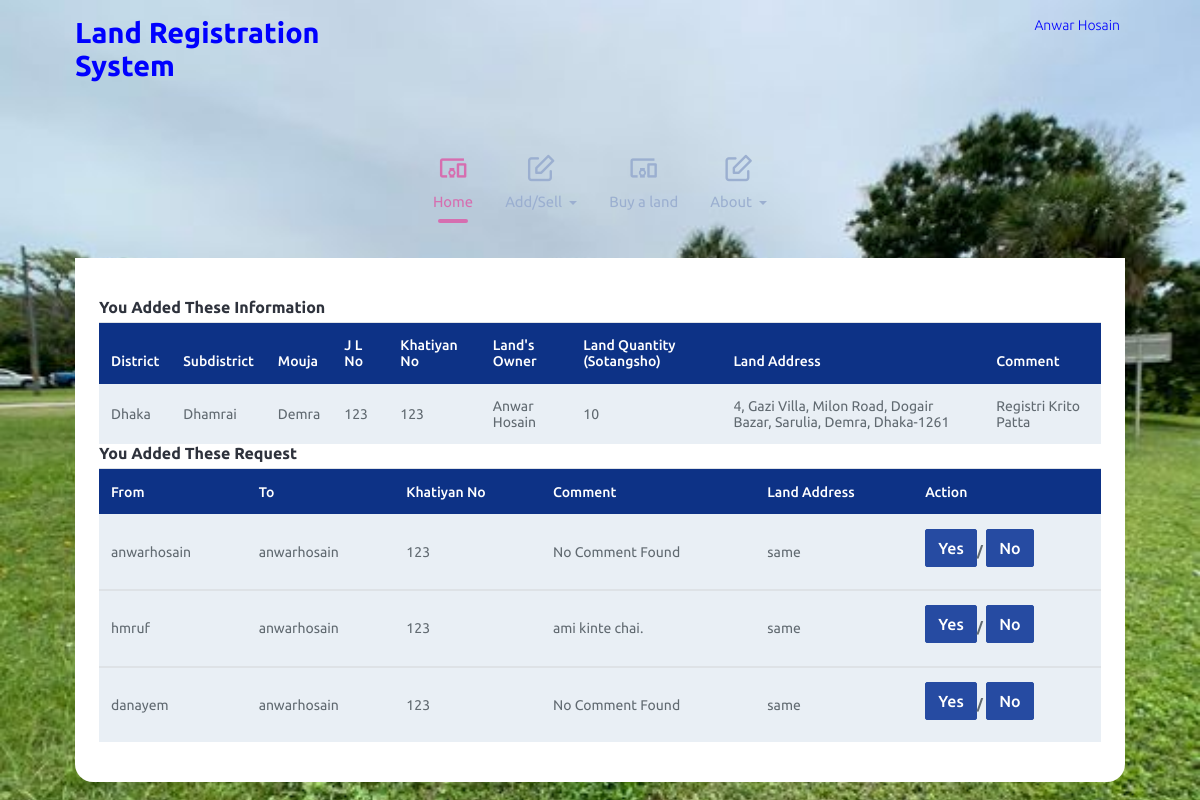
The app's page /profile.php (signed in) with its own data.
### tables this page shows
CREATE TABLE `sa` (
  `id` int(10) unsigned NOT NULL AUTO_INCREMENT,
  `user_id` varchar(255) DEFAULT NULL,
  `district` varchar(255) DEFAULT NULL,
  `subdistrict` varchar(255) DEFAULT NULL,
  `mouja` varchar(255) DEFAULT NULL,
  `ze_el_no` varchar(255) DEFAULT NULL,
  `khatiyan_no` varchar(255) DEFAULT NULL,
  `land_owner` varchar(255) DEFAULT NULL,
  `land_quantity` varchar(255) DEFAULT NULL,
  `land_address` varchar(255) DEFAULT NULL,
  `status` varchar(255) DEFAULT NULL,
  `comment` varchar(255) DEFAULT NULL,
  `hash` varchar(255) DEFAULT NULL,
  PRIMARY KEY (`id`),
  KEY `fk_sa_user` (`user_id`),
  CONSTRAINT `fk_sa_user` FOREIGN KEY (`user_id`) REFERENCES `user_information` (`user_id`) ON DELETE CASCADE ON UPDATE CASCADE
);

CREATE TABLE `notification` (
  `id` int(10) unsigned NOT NULL AUTO_INCREMENT,
  `ffrom` varchar(255) DEFAULT NULL,
  `tto` varchar(255) DEFAULT NULL,
  `ddate` varchar(255) DEFAULT NULL,
  `status` varchar(255) DEFAULT NULL,
  `comment` varchar(255) DEFAULT NULL,
  `khatiyan_no` varchar(255) DEFAULT NULL,
  `land_address` varchar(255) DEFAULT NULL,
  PRIMARY KEY (`id`),
  KEY `fk_noti_user` (`ffrom`),
  KEY `fk_noti_user1` (`tto`),
  CONSTRAINT `fk_noti_user` FOREIGN KEY (`ffrom`) REFERENCES `user_information` (`user_id`) ON DELETE CASCADE ON UPDATE CASCADE,
  CONSTRAINT `fk_noti_user1` FOREIGN KEY (`tto`) REFERENCES `user_information` (`user_id`) ON DELETE CASCADE ON UPDATE CASCADE
);

### UI/notification.php (the view)
<?php
	require('database/connection.php');
	$userid = $_SESSION['useridusr'];
?>
<table id="basicExample" class="table m-0">
<?php
	$status = 1;
	$sql = "SELECT * FROM notification where tto = '$userid' and status = '$status'";
	$result = mysqli_query($con, $sql);
	if (mysqli_num_rows($result)>0) {
		?>
		<thead>
			<tr>
				<th >From</th>
				<th >To</th>
				<th >Khatiyan No</th>
				<th >Comment</th>
				<th >Land Address</th>
				<th>Action</th>
			</tr>
		</thead>
	<?php
	while($row = mysqli_fetch_assoc($result)) {
	?>
		<tbody>
			<tr>
			<td><?php echo $row['ffrom']; ?></td>
			<td><?php echo $row['tto']; ?></td>
			<td><?php echo $row['khatiyan_no']; ?></td>
			<td><?php if ($row['comment']=="") {
				echo "No Comment Found";
			} else	echo $row['comment'];
			?></td>
			<td><?php echo $row['land_address']; ?>
			<td><a href="php_code/notification_add.php?id=<?php echo $row['id']?>" class="btn btn-primary mb-2">Yes</a><strong>/</strong> <a href="php_code/notification_delete.php?id=<?php echo $row['id']?>" class="btn btn-primary mb-2" >No</a>
			</td>
		</tr>
		</tbody>
		<?php }
		} else echo"<p>No Request found.</p>"?>
</table>

### profile.php (shortened to what this page needs)
<!DOCTYPE html>
<html lang="en">
<head>
		<link rel="stylesheet" href="css/bootstrap.min.css">
		<link rel="stylesheet" type="text/css" href="fonts/style.css">
		<link rel="stylesheet" href="css/main.css">
		<link rel="stylesheet" href="vendor/daterange/daterange.css" />
	</head>
	<body>
		<div class="container">
			<header class="header">
				<?php require'UI/titlebarhome.php'; ?>
			</header>
				<?php require'UI/afternavigation.php';?>
					<div class="content-wrapper">
					<h5 class="title">You Added These Information</h5>
					<?php require'ui/profile_table.php';?>
					<h5 class="title">You Added These Request</h5>
					<?php require'ui/notification.php';?>
			</div>
		</div>
	</body>
</html>

### UI/titlebarhome.php (shortened to what this page needs)
<div class="row gutters">
					<div class="col-xl-4 col-lg-4 col-md-6 col-sm-6 col-6">
						<a href="home.php" class="logo" style="color: blue;">Land Registration System</a>
					</div>
					<div class="col-xl-8 col-lg-8 col-md-6 col-sm-6 col-6">
						<ul class="header-actions">
							<li class="dropdown">
								<a href="#" id="userSettings" class="user-settings" data-toggle="dropdown" aria-haspopup="true">
									<span class="user-name" style="color: blue;">
										<?php
											$name = $_SESSION['name'];
											echo "$name";
										?>
									</span>
								</a>
							</li>
						</ul>
					</div>
				</div>

### UI/afternavigation.php (shortened to what this page needs)
<nav class="navbar navbar-expand-lg custom-navbar">
	<div class="collapse navbar-collapse" id="retailAdminNavbar">
		<ul class="navbar-nav m-auto">
			<li class="nav-item">
				<a class="nav-link active-page" href="home.php">
					<i class="icon-devices_other nav-icon"></i>
					Home
				</a>
			</li>
			<li class="nav-item dropdown">
				<a class="nav-link dropdown-toggle" href="#" id="formsDropdown" role="button" data-toggle="dropdown" aria-haspopup="true" aria-expanded="false">
					<i class="icon-edit1 nav-icon"></i>
					Add/Sell
				</a>
			</li>
			<li class="nav-item">
				<a class="nav-link" href="map.php">
					<i class="icon-devices_other nav-icon"></i>
					Buy a land
				</a>
			</li>
			<li class="nav-item dropdown">
				<a class="nav-link dropdown-toggle" href="#" id="formsDropdown" role="button" data-toggle="dropdown" aria-haspopup="true" aria-expanded="false">
					<i class="icon-edit1 nav-icon"></i>
					About
				</a>
			</li>
		</ul>
	</div>
</nav>

### UI/profile_table.php
<?php
	require('database/connection.php');
	$userid = $_SESSION['useridusr'];
?>
<table id="basicExample" class="table m-0">
<?php
	$sql = "SELECT * FROM sa where user_id = '$userid'";
	$result = $con->query($sql);
	if ($result->num_rows > 0) {
		?>
		<thead>
			<tr>
			<th >District</th>
			<th >Subdistrict</th>
			<th >Mouja</th>
			<th >J L No</th>
			<th >Khatiyan No</th>
			<th >Land's Owner</th>
			<th >Land Quantity (Sotangsho)</th>
			<th >Land Address</th>
			<th >Comment</th>
		</tr>
		</thead>
	<?php
	while($row = $result->fetch_assoc()) {
	?>
		<tbody>
			<tr>
			<td><?php echo $row['district']; ?></td>
			<td><?php echo $row['subdistrict']; ?></td>
			<td><?php echo $row['mouja']; ?></td>
			<td><?php echo $row['ze_el_no']; ?></td>
			<td><?php echo $row['khatiyan_no']; ?></td>
			<td><?php echo $row['land_owner']; ?></td>
			<td><?php echo $row['land_quantity']; ?></td>
			<td><?php echo $row['land_address']; ?></td>
			<td><?php echo $row['comment']; ?></td>
		</tr>
		</tbody>
		<?php }
		} else echo"<p>No Result found.</p>"?>
</table>

### records on screen
sa: district "Dhaka", subdistrict "Dhamrai", mouja "Demra", ze_el_no "123", khatiyan_no "123", land_owner "Anwar Hosain", land_quantity "10", land_address "4, Gazi Villa, Milon Road, Dogair Bazar, Sarulia, Demra, Dhaka-1261", comment "Registri Krito Patta"
notification: ffrom "anwarhosain", tto "anwarhosain", khatiyan_no "123", comment "No Comment Found", land_address "same"
notification: ffrom "hmruf", tto "anwarhosain", khatiyan_no "123", comment "ami kinte chai.", land_address "same"
notification: ffrom "danayem", tto "anwarhosain", khatiyan_no "123", comment "No Comment Found", land_address "same"

### other values on screen
$name "Anwar Hosain"
